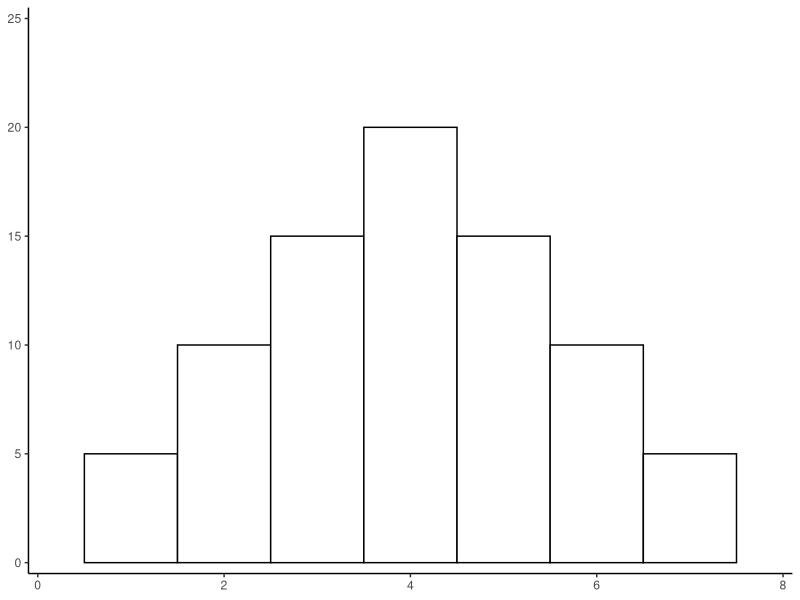
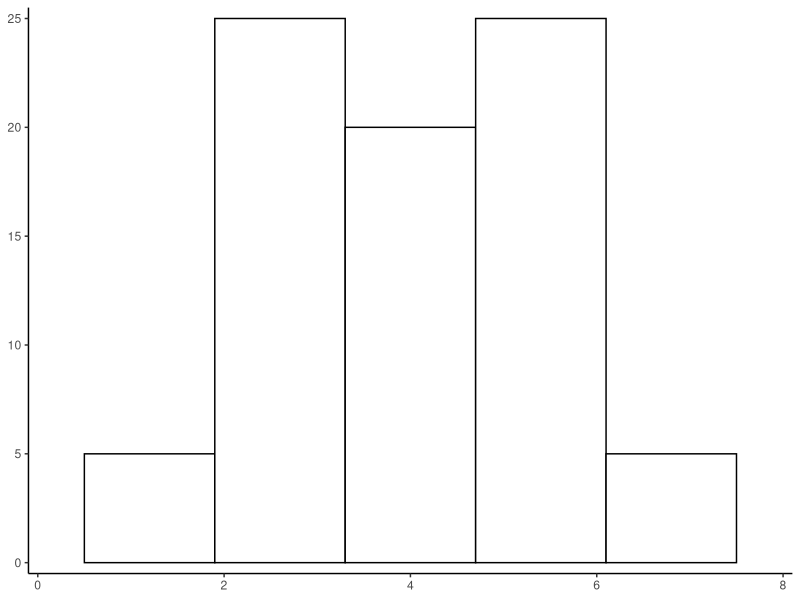

Reproduce these figures in R, in order. (Note: this script raises an error after producing the figures.)
library(ggplot2)
library(gridExtra) #arrangeGrob()

this_base <- "fig04-07_avoid-misleading-histograms"

my_data <- data.frame(value = rep(1:7, c(1:4, 3:1) * 5))

p1 <- ggplot(my_data, aes(x = value)) + 
  geom_histogram(binwidth = 1, fill = 'white', colour = 'black', origin = 0.5) +
  scale_x_continuous(breaks = seq(0, 8, 2), limits = c(0, 8), 
                     expand = c(0, 0.1)) +
  scale_y_continuous(breaks = seq(0, 25, 5), limits = c(0, 25), 
                     expand = c(0, 0.5)) +
  theme_classic() +
  theme(axis.title = element_blank())


p2 <- ggplot(my_data, aes(x = value)) + 
  geom_histogram(binwidth = 1.4, fill = 'white', colour = 'black', 
                 origin = 0.5) + 
  scale_x_continuous(breaks = seq(0,8,2), limits = c(0, 8), 
                     expand = c(0, 0.1)) +
  scale_y_continuous(breaks = seq(0, 25, 5), limits = c(0, 25), 
                     expand = c(0, 0.5)) +
  theme_classic() +
  theme(axis.title = element_blank()) 


# arrange plots together 
p3 <- arrangeGrob(p1, p2, nrow = 2,
                  main = textGrob("Fig. 4.7 Avoid Misleading Histograms", 
                                  just = "top", gp = gpar(fontface = "bold")))

p3

ggsave(paste0(this_base, ".png"), 
       p3, width = 4, height = 6)

## pedantic: missing gap between axis at origin
